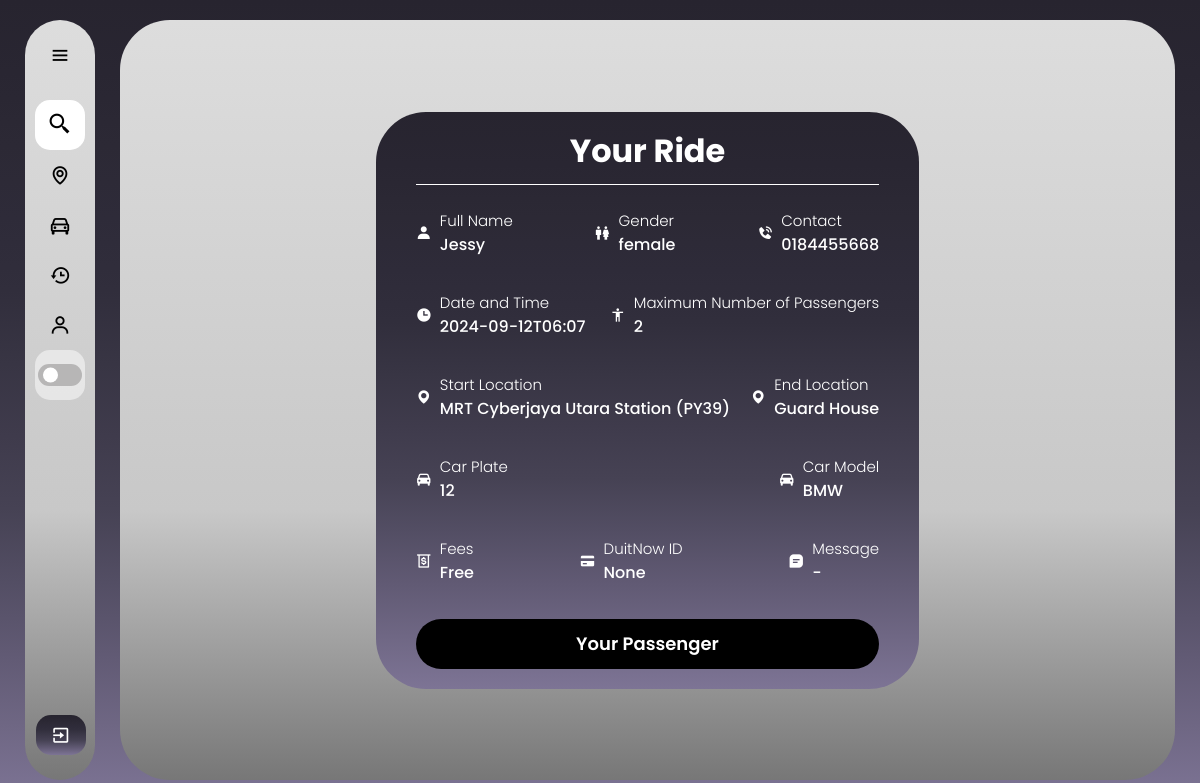
The page /match_passenger/1 (signed in) on the database its author committed.
### web/models.py (models this page shows)
class Profile(db.Model):
    id = db.Column(db.Integer, primary_key=True)
    fullName = db.Column(db.String(150))
    gender = db.Column(db.String(100), nullable=False)
    birthyear=db.Column(db.String(15), nullable=False)
    contact = db.Column(db.String(15), nullable=False)
    birthyear = db.Column(db.String(15), nullable=False)
    profile_pic = db.Column(db.String(200), default="default.jpg")
    status = db.Column(db.String(50), nullable=False,default='approved')
    user_id = db.Column(db.Integer, db.ForeignKey('user.id'), nullable=False)
    birthyear = db.Column(db.String(15), nullable=False)

class Rides(db.Model):
    id = db.Column(db.Integer, primary_key=True)
    dateandTime = db.Column(db.String(50), nullable=False)
    start_location = db.Column(db.String(100), nullable=False)
    start_location_lat = db.Column(db.Float, nullable=True)  # Nullable
    start_location_lng = db.Column(db.Float, nullable=True)  # Nullable
    end_location = db.Column(db.String(100), nullable=False)
    end_location_lat = db.Column(db.Float, nullable=True)  # Nullable
    end_location_lng = db.Column(db.Float, nullable=True)  # Nullable
    carplate = db.Column(db.String(20), nullable=False)
    carmodel = db.Column(db.String(50), nullable=False)
    totalperson = db.Column(db.Integer, nullable=False)
    fees = db.Column(db.String(50), nullable=False)
    duitnowid = db.Column(db.String(50), nullable=True)  # Nullable
    message = db.Column(db.Text, nullable=True)  # Nullable
    status = db.Column(db.String(50), nullable=False,default='IN PROGRESS')
    user_id = db.Column(db.Integer, db.ForeignKey('user.id'), nullable=False)
    passenger_matches = db.relationship('PassengerMatch', foreign_keys='PassengerMatch.driver_id', backref='driver_post', lazy=True)

### web/routes.py (the view)
@bp.route('/match_passenger/<int:driver_id>')
@login_required
def match_passenger(driver_id):
    profile = Profile.query.filter_by(user_id=current_user.id).first()
    driver = Rides.query.get_or_404(driver_id)
    driver_id=driver_id
    profiles = Profile.query.all()
    profile_dict = {profile.user_id: profile for profile in profiles}
    matches = PassengerMatch.query.filter_by(driver_id=driver_id, status='IN PROGRESS').all()
    matches_approving = PassengerMatch.query.filter_by(driver_id=driver_id, status='APPROVING').all()
    matches_completed = PassengerMatch.query.filter_by(driver_id=driver_id, status='COMPLETED').all()
    matches_confirmed = PassengerMatch.query.filter_by(driver_id=driver_id, status='confirm').all()
    print(f"Profile dict keys: {profile_dict.keys()}")
    print(f"Driver user ID: {driver.user_id}")
    return render_template(
        'match_passenger.html',
        driver=driver,
        driver_id=driver_id,
        matches=matches,
        profile_dict=profile_dict,
        profile=profile,
        matches_approving=matches_approving,
        matches_completed=matches_completed,
        matches_confirmed=matches_confirmed
    )

### web/templates/match_passenger.html (shortened to what this page needs)
{% extends "base_passenger.html" %}
{% block content %}
<!DOCTYPE html>
<html lang="en">
<head>
    <link rel="stylesheet" href="../static/match_passenger.css">
    <link href='https://unpkg.com/boxicons@2.1.4/css/boxicons.min.css' rel='stylesheet'>
</head>
<body>
    <div class="container">
        <div class="size">
            <div class="driver">
                <div class="header">
                    <h1>Your Ride</h1>
                </div>
                <div class="details">
                    <div class="row">
                        <div class="info_left-right">
                            <i class='bx bxs-user'></i>
                            <div class="info_up-down">
                                <h3>Full Name</h3>
                                <p>{{ profile_dict[driver.user_id].fullName }}</p>
                            </div>
                        </div>
                        <div class="info_left-right">
                            <i class='bx bx-male-female'></i>
                            <div class="info_up-down">
                                <h3>Gender</h3>
                                <p>{{ profile_dict[driver.user_id].gender }}</p>
                            </div>
                        </div>
                        <div class="info_left-right">
                            <i class='bx bxs-phone-call'></i>
                            <div class="info_up-down">
                                <h3>Contact</h3>
                                <p>{{ profile_dict[driver.user_id].contact }}</p>
                            </div>
                        </div>
                    </div>
                    <div class="row">
                        <div class="info_left-right">
                            <i class='bx bxs-time' ></i>
                            <div class="info_up-down">
                                <h3>Date and Time</h3>
                                <p>{{ driver.dateandTime }}</p>
                            </div>
                        </div>
                        <div class="info_left-right">
                            <i class='bx bx-body'></i>
                            <div class="info_up-down">
                                <h3>Maximum Number of Passengers</h3>
                                <p>{{ driver.totalperson }}</p>
                            </div>
                        </div>
                    </div>
                    <div class="row">
                        <div class="info_left-right">
                            <i class='bx bxs-map'></i>
                            <div class="info_up-down">
                                <h3>Start Location</h3>
                                <p>{{ driver.start_location }}</p>
                            </div>
                        </div>
                        <div class="info_left-right">
                            <i class='bx bxs-map'></i>
                            <div class="info_up-down">
                                <h3>End Location</h3>
                                <p>{{ driver.end_location }}</p>
                            </div>
                        </div>
                    </div>
                    <div class="row">
                        <div class="info_left-right">
                            <i class='bx bxs-car'></i>
                            <div class="info_up-down">
                                <h3>Car Plate</h3>
                                <p>{{ driver.carplate }}</p>
                            </div>
                        </div>
                        <div class="info_left-right">
                            <i class='bx bxs-car'></i>
                            <div class="info_up-down">
                                <h3>Car Model</h3>
                                <p>{{ driver.carmodel }}</p>
                            </div>
                        </div>
                    </div>
                    <div class="row">
                        <div class="info_left-right">
                            <i class='bx bx-money-withdraw' ></i>
                            <div class="info_up-down">
                                <h3>Fees</h3>
                                <p>{{ driver.fees }}</p>
                            </div>
                        </div>
                        <div class="info_left-right">
                            <i class='bx bxs-credit-card'></i>
                            <div class="info_up-down">
                                <h3>DuitNow ID</h3>
                                <p>{{ driver.duitnowid }}</p>
                            </div>
                        </div>
                        <div class="info_left-right">
                            <i class='bx bxs-message-square-detail'></i>
                            <div class="info_up-down">
                                <h3>Message</h3>
                                <p>{{ driver.message }}</p>
                            </div>
                        </div>
                    </div>
                </div>
                <a href="{{ url_for('main.passenger_matched', driver_id=driver_id) }}">
                    <div class="btn-container">
                        <button type="submit" class="btn">Your Passenger</button>
                    </div>
                </a>
            </div>
        </div>
    </div>
</body>
</html>
{% endblock %}

### web/templates/base_passenger.html (shortened to what this page needs)
<!DOCTYPE html>
<html>
  <head>
    <link rel="stylesheet" href="../static/sidebar.css">
    <link href='https://unpkg.com/boxicons@2.1.4/css/boxicons.min.css' rel='stylesheet'>
  </head>
<body>
    <div class="sidebar">
      <div class="logo_name">
        <i class='bx bx-menu' id="btn" ></i>
      </div>
      <ul class="nav_list">
        <li>
          <i class='bx bx-search-alt-2' ></i>
          <input type="text" id="sidebarSearch" placeholder="Search Location...">
        </li>
        <li>
          <a href="{{ url_for('main.findarides')}}">
            <i class='bx bx-map' ></i>
          </a>
        </li>
        <li>
          <a href="{{ url_for('main.driver_post') }}">
            <i class='bx bx-car'></i>
          </a>
        </li>
        <li>
          <a href="{{ url_for('main.booking_history') }}" >
            <i class='bx bx-history' ></i>
          </a>
        </li>
        <li>
          <a href="{{ url_for('main.dashboard') }}" >
            <i class='bx bx-user'></i>
          </a>
        </li>
        <li class="mode">
          <div class="moon-sun">
          </div>
          <div class="toggle-switch">
            <span class="switch"></span>
          </div>
        </li>
      </ul>
      <div class="profile_content">
        <div class="profile">
          <a href="/">
            <i class='bx bx-exit' id="logout" ></i>
          </a>
        </div>
      </div>
    </div>
    <div class="right_box">
        {% block content %}{% endblock %}
    </div>
  </body>
</html>

### web/static/sidebar.css (style rules this page uses)
* { margin: 0; padding: 0; box-sizing: border-box; font-family: "poppins"; }
:root { --background-color: linear-gradient(to bottom, #27242f, #292632, #2c2935, #2e2b39, #312e3c, #383544, #3f3b4c, #464254, #534e64, #615a74, #6f6784, #7d7495); --box-color: linear-gradient(180deg, #DDDDDD 0%, #C8C8C8 64.5%, #777777 100%); --text-color: black; --toggle-color: white; --mode-background: rgba(255, 255, 255, 0.5); --box-shadow: 5px 5px 10px rgba(0, 0, 0, 0.5); }
body { position: relative; min-height: 100vh; width: 100%; overflow: hidden; background: var(--background-color) fixed; }
.sidebar { position: fixed; top: 20px; bottom: 20px; left: 25px; width: 70px; background: var(--box-color); padding: 10px 10px; border-radius: 50px; transition: all 0.5s ease; }
.sidebar #btn { position: absolute; left: 50%; top: 10px; font-size: 22px; height: 50px; width: 50px; text-align: center; line-height: 50px; transform: translateX(-50%); color: var(--text-color); cursor: pointer; }
.sidebar ul { margin-top: 20px; }
.sidebar ul li { list-style: none; line-height: 50px; position: relative; height: 50px; width: 100%; }
.sidebar ul li input { position: absolute; height: 100%; width: 100%; left: 0; top: 0; border-radius: 15px; outline: none; border: none; background: var(--toggle-color); padding-left: 50px; font-size: 16px; color: var(--text-color); }
.sidebar ul li .bx-search-alt-2 { position: absolute; z-index: 100; height: 50px; min-width: 50px; line-height: 50px; text-align: center; font-size: 25px; transition: all 0.5s ease; color: var(--text-color); }
.sidebar ul li a { color: var(--text-color); display: flex; align-items: center; text-decoration: none; border-radius: 15px; white-space: nowrap; }
.sidebar ul li a i { font-size: 22px; height: 50px; min-width: 50px; line-height: 50px; text-align: center; transition: all 0.5s ease; }
.sidebar .nav_list .mode { background: var(--mode-background); border-radius: 15px; display: flex; align-items: center; position: relative; color: var(--text-color); position: relative; }
.sidebar .nav_list .mode .moon-sun { font-size: 22px; height: 50px; min-width: 50px; display: flex; align-items: center; justify-content: center; }
.sidebar .mode .toggle-switch { position: absolute; right: 3px; display: flex; align-items: center; justify-content: center; height: 100%; min-width: 45px; cursor: pointer; }
.toggle-switch .switch { position: relative; height: 22px; width: 44px; border-radius: 25px; background: #b7b6b6; }
.toggle-switch .switch::before { content: ''; position: absolute; height: 15px; width: 15px; border-radius: 50%; top: 50%; left: 5px; transform: translateY(-50%); background: var(--toggle-color); transition: all 0.5s ease; }
.sidebar .profile_content { position: absolute; color: white; bottom: 20px; left: 15px; width: 85%; }
.sidebar .profile_content .profile { position: relative; padding: 0 10px; height: 50px; border-radius: 15px; }
.profile #logout { color: var(--toggle-color); cursor: pointer; position: absolute; left: 35%; bottom: 5px; transform: translateX(-50%); min-width: 50px; line-height: 40px; font-size: 20px; border-radius: 15px; text-align: center; transition: all 0.4s ease; background: var(--background-color); }

### rows shown on the page
Profile: fullName "Jessy", gender "female", contact "0184455668"
Rides: dateandTime "2024-09-12T06:07", totalperson "2", start_location "MRT Cyberjaya Utara Station (PY39)", end_location "Guard House", carplate "12", carmodel "BMW", fees "Free", duitnowid "None", message "-"
